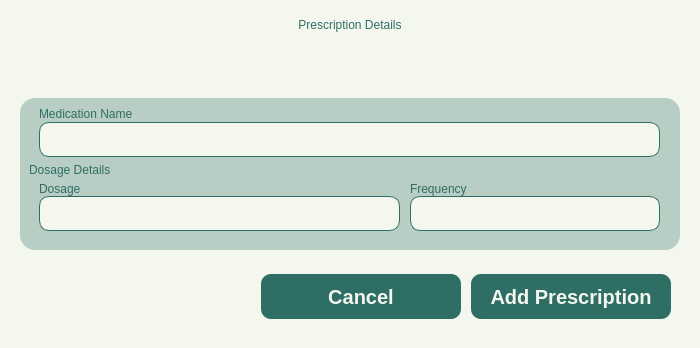
<?xml version="1.0" encoding="UTF-8"?>
<ui version="4.0">
 <class>MainWindow</class>
 <widget class="QMainWindow" name="MainWindow">
  <property name="geometry">
   <rect>
    <x>0</x>
    <y>0</y>
    <width>700</width>
    <height>348</height>
   </rect>
  </property>
  <property name="sizePolicy">
   <sizepolicy hsizetype="Fixed" vsizetype="Fixed">
    <horstretch>0</horstretch>
    <verstretch>0</verstretch>
   </sizepolicy>
  </property>
  <property name="maximumSize">
   <size>
    <width>16777215</width>
    <height>348</height>
   </size>
  </property>
  <property name="baseSize">
   <size>
    <width>700</width>
    <height>300</height>
   </size>
  </property>
  <property name="windowTitle">
   <string>MainWindow</string>
  </property>
  <property name="styleSheet">
   <string notr="true">*{
	padding: 0px;
	margin: 0px;
	border: 0px;
	background-color: #F4F7ED;
}

</string>
  </property>
  <widget class="QWidget" name="centralwidget">
   <property name="sizePolicy">
    <sizepolicy hsizetype="Preferred" vsizetype="Preferred">
     <horstretch>0</horstretch>
     <verstretch>0</verstretch>
    </sizepolicy>
   </property>
   <property name="maximumSize">
    <size>
     <width>16777215</width>
     <height>16777215</height>
    </size>
   </property>
   <layout class="QVBoxLayout" name="verticalLayout">
    <property name="spacing">
     <number>5</number>
    </property>
    <property name="leftMargin">
     <number>20</number>
    </property>
    <property name="rightMargin">
     <number>20</number>
    </property>
    <property name="bottomMargin">
     <number>10</number>
    </property>
    <item alignment="Qt::AlignTop">
     <widget class="QWidget" name="Header" native="true">
      <property name="sizePolicy">
       <sizepolicy hsizetype="Expanding" vsizetype="Preferred">
        <horstretch>0</horstretch>
        <verstretch>0</verstretch>
       </sizepolicy>
      </property>
      <property name="styleSheet">
       <string notr="true">QLabel {
	font: bold 20pt &quot;Satoshi Black&quot;;
	color: #2E6E65;
    qproperty-wordWrap: true;
	background: transparent;
	text-align: center;
}
#Subheader {
	font: 500 14pt &quot;Satoshi Medium&quot;;
}</string>
      </property>
      <layout class="QVBoxLayout" name="verticalLayout_2">
       <item>
        <widget class="QLabel" name="Subheader">
         <property name="text">
          <string>Prescription Details</string>
         </property>
         <property name="alignment">
          <set>Qt::AlignCenter</set>
         </property>
        </widget>
       </item>
      </layout>
     </widget>
    </item>
    <item alignment="Qt::AlignTop">
     <widget class="QWidget" name="Body" native="true">
      <property name="sizePolicy">
       <sizepolicy hsizetype="Expanding" vsizetype="Expanding">
        <horstretch>0</horstretch>
        <verstretch>0</verstretch>
       </sizepolicy>
      </property>
      <property name="styleSheet">
       <string notr="true">QLabel {
	font: 300 12pt &quot;Lexend Light&quot;;
	color: #2E6E65;
}
#Title_1, #Title_2, #Title_3 {
	font: 14pt &quot;Lexend SemiBold&quot;;
}
#Indicator {
	font: 300 10pt &quot;Lexend Light&quot;;
}
#StaffTypeCon, #StaffNameCon, #StaffInfoCon, #SpecializationCon {
	background-color: transparent;
}
*{
	background-color: transparent;
}
#Body {
	background-color: rgba(46, 110, 101, 77);
	border-radius: 15px;
}
QLineEdit, QComboBox, QDateEdit {
	background-color: #F4F7ED;
	border: 1px solid #2E6E65;
	border-radius: 10px;
}


QComboBox, QDateEdit {
    background-color: #F4F7ED;
    border: 1px solid #2E6E65;
    border-radius: 10px;
    padding: 5px 10px;
    font: 300 12pt &quot;Lexend Light&quot;;
}

/* Drop-down arrow styling (QComboBox only) */
QComboBox::drop-down {
    subcontrol-origin: padding;
    subcontrol-position: top right;
    width: 30px;
    border-left: 1px solid #2E6E65;
    background-color: #D9E4DC;
    border-top-right-radius: 8px;
    border-bottom-right-radius: 8px;
}

QComboBox::down-arrow {
    image: url(:/lucide/icons/chevron-down.svg);
    width: 20px;
    height: 20px;
}

/* ComboBox dropdown list view */
QComboBox QAbstractItemView {
    background-color: #F4F7ED;
    selection-background-color: #CCE3D0;
    border: 1px solid #2E6E65;
    border-radius: 2px;
    outline: 0;
    font: 300 12pt &quot;Lexend Light&quot;;
}

/* ===== QDateEdit ===== */
QDateEdit {
    background-color: #F4F7ED;
    border: 1px solid #2E6E65;
    border-radius: 10px;
    padding: 5px 10px;
    font: 300 12pt &quot;Lexend Light&quot;;
}

QDateEdit::drop-down {
    subcontrol-origin: padding;
    subcontrol-position: top right;
    width: 30px;
    border-left: 1px solid #2E6E65;
    background-color: #D9E4DC;
    border-top-right-radius: 8px;
    border-bottom-right-radius: 8px;
}

QDateEdit::down-arrow {
    image: url(:/lucide/icons/calendar.svg);
    width: 20px;
    height: 20px;
}


/* ===== QCalendarWidget Popup ===== */
QCalendarWidget {
    background-color: #F4F7ED;
    border: 2px solid #2E6E65;
    border-radius: 10px;
    font: 300 10pt &quot;Lexend Light&quot;;
}

/* Month &amp; Year Navigation */
QCalendarWidget QToolButton {
    background-color: #F4F7ED;
    border: none;
    color: #2E6E65;
    font: 300 12pt &quot;Lexend Light&quot;;
    padding: 5px;
    margin: 2px;
}

QCalendarWidget QToolButton#qt_calendar_prevmonth {
    qproperty-icon: url(:/lucide/icons/chevron-left.svg);
    qproperty-iconSize: 16px;
}

QCalendarWidget QToolButton#qt_calendar_nextmonth {
    qproperty-icon: url(:/lucide/icons/chevron-right.svg);
    qproperty-iconSize: 16px;
}

/* Month/Year ComboBox &amp; SpinBox */
QCalendarWidget QComboBox,
QCalendarWidget QSpinBox {
    background-color: #F4F7ED;
    border: 1px solid #2E6E65;
    border-radius: 6px;
    padding: 2px 6px;
    font: 300 11pt &quot;Lexend Light&quot;;
    color: #2E6E65;
}

/* Calendar Table (Dates &amp; Grid) */
QCalendarWidget QTableView {
    background-color: #F4F7ED;
    border: none;
    selection-background-color: #2E6E65;
    font: 300 11pt &quot;Lexend Light&quot;;
    gridline-color: #2E6E65;
}


</string>
      </property>
      <layout class="QVBoxLayout" name="verticalLayout_3">
       <property name="rightMargin">
        <number>20</number>
       </property>
       <item alignment="Qt::AlignTop">
        <widget class="QWidget" name="StaffTypeCon" native="true">
         <layout class="QHBoxLayout" name="horizontalLayout_3">
          <property name="spacing">
           <number>10</number>
          </property>
          <property name="leftMargin">
           <number>10</number>
          </property>
          <property name="topMargin">
           <number>0</number>
          </property>
          <property name="rightMargin">
           <number>0</number>
          </property>
          <property name="bottomMargin">
           <number>0</number>
          </property>
          <item alignment="Qt::AlignTop">
           <widget class="QWidget" name="JoinedDate" native="true">
            <property name="sizePolicy">
             <sizepolicy hsizetype="Preferred" vsizetype="Expanding">
              <horstretch>0</horstretch>
              <verstretch>0</verstretch>
             </sizepolicy>
            </property>
            <property name="minimumSize">
             <size>
              <width>0</width>
              <height>0</height>
             </size>
            </property>
            <layout class="QVBoxLayout" name="verticalLayout_4">
             <property name="spacing">
              <number>1</number>
             </property>
             <property name="leftMargin">
              <number>0</number>
             </property>
             <property name="topMargin">
              <number>0</number>
             </property>
             <property name="rightMargin">
              <number>0</number>
             </property>
             <property name="bottomMargin">
              <number>0</number>
             </property>
             <item>
              <widget class="QLabel" name="label">
               <property name="text">
                <string>Medication Name</string>
               </property>
              </widget>
             </item>
             <item>
              <widget class="QLineEdit" name="MedName">
               <property name="sizePolicy">
                <sizepolicy hsizetype="Expanding" vsizetype="Expanding">
                 <horstretch>0</horstretch>
                 <verstretch>0</verstretch>
                </sizepolicy>
               </property>
               <property name="minimumSize">
                <size>
                 <width>250</width>
                 <height>35</height>
                </size>
               </property>
               <property name="maximumSize">
                <size>
                 <width>16777215</width>
                 <height>16777215</height>
                </size>
               </property>
              </widget>
             </item>
            </layout>
           </widget>
          </item>
         </layout>
        </widget>
       </item>
       <item>
        <widget class="QWidget" name="Specialization" native="true">
         <property name="sizePolicy">
          <sizepolicy hsizetype="Preferred" vsizetype="Maximum">
           <horstretch>0</horstretch>
           <verstretch>0</verstretch>
          </sizepolicy>
         </property>
         <layout class="QVBoxLayout" name="verticalLayout_8">
          <property name="spacing">
           <number>5</number>
          </property>
          <property name="leftMargin">
           <number>0</number>
          </property>
          <property name="topMargin">
           <number>0</number>
          </property>
          <property name="rightMargin">
           <number>0</number>
          </property>
          <property name="bottomMargin">
           <number>10</number>
          </property>
          <item alignment="Qt::AlignTop">
           <widget class="QLabel" name="Title_2">
            <property name="text">
             <string>Dosage Details</string>
            </property>
           </widget>
          </item>
          <item alignment="Qt::AlignTop">
           <widget class="QWidget" name="widget_6" native="true">
            <property name="sizePolicy">
             <sizepolicy hsizetype="Expanding" vsizetype="Expanding">
              <horstretch>0</horstretch>
              <verstretch>0</verstretch>
             </sizepolicy>
            </property>
            <layout class="QHBoxLayout" name="horizontalLayout_6">
             <property name="spacing">
              <number>10</number>
             </property>
             <property name="leftMargin">
              <number>10</number>
             </property>
             <property name="topMargin">
              <number>0</number>
             </property>
             <property name="rightMargin">
              <number>0</number>
             </property>
             <property name="bottomMargin">
              <number>0</number>
             </property>
             <item alignment="Qt::AlignTop">
              <widget class="QWidget" name="widget_11" native="true">
               <layout class="QVBoxLayout" name="verticalLayout_17">
                <property name="spacing">
                 <number>0</number>
                </property>
                <property name="leftMargin">
                 <number>0</number>
                </property>
                <property name="topMargin">
                 <number>0</number>
                </property>
                <property name="rightMargin">
                 <number>0</number>
                </property>
                <property name="bottomMargin">
                 <number>0</number>
                </property>
                <item alignment="Qt::AlignTop">
                 <widget class="QLabel" name="label_9">
                  <property name="sizePolicy">
                   <sizepolicy hsizetype="Expanding" vsizetype="Preferred">
                    <horstretch>0</horstretch>
                    <verstretch>0</verstretch>
                   </sizepolicy>
                  </property>
                  <property name="text">
                   <string>Dosage</string>
                  </property>
                 </widget>
                </item>
                <item>
                 <widget class="QLineEdit" name="Dosage">
                  <property name="sizePolicy">
                   <sizepolicy hsizetype="Expanding" vsizetype="Preferred">
                    <horstretch>0</horstretch>
                    <verstretch>0</verstretch>
                   </sizepolicy>
                  </property>
                  <property name="minimumSize">
                   <size>
                    <width>0</width>
                    <height>35</height>
                   </size>
                  </property>
                  <property name="maximumSize">
                   <size>
                    <width>16777215</width>
                    <height>35</height>
                   </size>
                  </property>
                 </widget>
                </item>
               </layout>
              </widget>
             </item>
             <item alignment="Qt::AlignRight">
              <widget class="QWidget" name="widget_10" native="true">
               <property name="minimumSize">
                <size>
                 <width>250</width>
                 <height>0</height>
                </size>
               </property>
               <layout class="QVBoxLayout" name="verticalLayout_16">
                <property name="spacing">
                 <number>0</number>
                </property>
                <property name="leftMargin">
                 <number>0</number>
                </property>
                <property name="topMargin">
                 <number>0</number>
                </property>
                <property name="rightMargin">
                 <number>0</number>
                </property>
                <property name="bottomMargin">
                 <number>0</number>
                </property>
                <item>
                 <widget class="QLabel" name="label_8">
                  <property name="sizePolicy">
                   <sizepolicy hsizetype="Expanding" vsizetype="Preferred">
                    <horstretch>0</horstretch>
                    <verstretch>0</verstretch>
                   </sizepolicy>
                  </property>
                  <property name="text">
                   <string>Frequency</string>
                  </property>
                 </widget>
                </item>
                <item>
                 <widget class="QLineEdit" name="Frequency">
                  <property name="minimumSize">
                   <size>
                    <width>0</width>
                    <height>35</height>
                   </size>
                  </property>
                 </widget>
                </item>
               </layout>
              </widget>
             </item>
            </layout>
           </widget>
          </item>
         </layout>
        </widget>
       </item>
      </layout>
     </widget>
    </item>
    <item>
     <widget class="QWidget" name="Buttons" native="true">
      <property name="sizePolicy">
       <sizepolicy hsizetype="Expanding" vsizetype="Preferred">
        <horstretch>0</horstretch>
        <verstretch>0</verstretch>
       </sizepolicy>
      </property>
      <layout class="QHBoxLayout" name="horizontalLayout">
       <item alignment="Qt::AlignRight">
        <widget class="QWidget" name="widget" native="true">
         <property name="sizePolicy">
          <sizepolicy hsizetype="Fixed" vsizetype="Preferred">
           <horstretch>0</horstretch>
           <verstretch>0</verstretch>
          </sizepolicy>
         </property>
         <property name="maximumSize">
          <size>
           <width>500</width>
           <height>16777215</height>
          </size>
         </property>
         <layout class="QHBoxLayout" name="horizontalLayout_2">
          <property name="spacing">
           <number>10</number>
          </property>
          <property name="leftMargin">
           <number>0</number>
          </property>
          <property name="topMargin">
           <number>0</number>
          </property>
          <property name="rightMargin">
           <number>0</number>
          </property>
          <property name="bottomMargin">
           <number>0</number>
          </property>
          <item>
           <widget class="QPushButton" name="Cancel">
            <property name="sizePolicy">
             <sizepolicy hsizetype="Fixed" vsizetype="Preferred">
              <horstretch>0</horstretch>
              <verstretch>0</verstretch>
             </sizepolicy>
            </property>
            <property name="minimumSize">
             <size>
              <width>200</width>
              <height>45</height>
             </size>
            </property>
            <property name="maximumSize">
             <size>
              <width>200</width>
              <height>45</height>
             </size>
            </property>
            <property name="styleSheet">
             <string notr="true">QPushButton {
	font: 900 10pt &quot;Satoshi Black&quot;;
	background-color:  #2E6E65;
	border-radius: 10px;
	font-weight: bold;
	font-size: 20px;
	color: #F4F7ED;
	text-align: center;
}</string>
            </property>
            <property name="text">
             <string>Cancel</string>
            </property>
           </widget>
          </item>
          <item>
           <widget class="QPushButton" name="AddLabTest">
            <property name="sizePolicy">
             <sizepolicy hsizetype="Expanding" vsizetype="Preferred">
              <horstretch>0</horstretch>
              <verstretch>0</verstretch>
             </sizepolicy>
            </property>
            <property name="minimumSize">
             <size>
              <width>200</width>
              <height>45</height>
             </size>
            </property>
            <property name="maximumSize">
             <size>
              <width>200</width>
              <height>45</height>
             </size>
            </property>
            <property name="styleSheet">
             <string notr="true">QPushButton {
	font: 900 10pt &quot;Satoshi Black&quot;;
	background-color:  #2E6E65;
	border-radius: 10px;
	font-weight: bold;
	font-size: 20px;
	color: #F4F7ED;
	text-align: center;
}</string>
            </property>
            <property name="text">
             <string>Add Prescription</string>
            </property>
           </widget>
          </item>
         </layout>
        </widget>
       </item>
      </layout>
     </widget>
    </item>
   </layout>
  </widget>
 </widget>
 <resources>
  <include location="../../../Downloads/resources.qrc"/>
 </resources>
 <connections/>
</ui>
